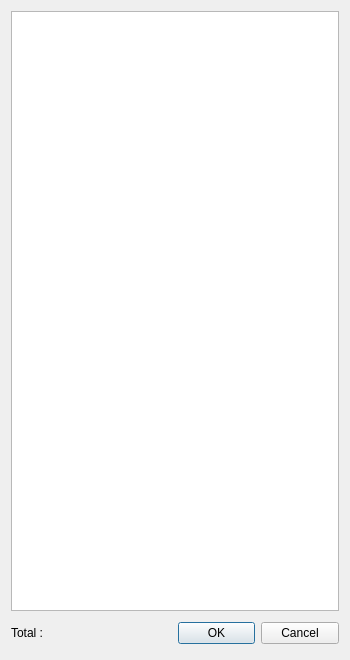
<?xml version="1.0" encoding="UTF-8"?>
<ui version="4.0">
 <class>CameraDialog</class>
 <widget class="QDialog" name="CameraDialog">
  <property name="geometry">
   <rect>
    <x>0</x>
    <y>0</y>
    <width>350</width>
    <height>660</height>
   </rect>
  </property>
  <property name="minimumSize">
   <size>
    <width>350</width>
    <height>0</height>
   </size>
  </property>
  <property name="windowTitle">
   <string>Dialog</string>
  </property>
  <layout class="QVBoxLayout" name="verticalLayout">
   <item>
    <widget class="QListView" name="listView"/>
   </item>
   <item>
    <layout class="QHBoxLayout" name="horizontalLayout">
     <item>
      <widget class="QLabel" name="label">
       <property name="minimumSize">
        <size>
         <width>50</width>
         <height>12</height>
        </size>
       </property>
       <property name="maximumSize">
        <size>
         <width>50</width>
         <height>12</height>
        </size>
       </property>
       <property name="text">
        <string>Total : </string>
       </property>
      </widget>
     </item>
     <item>
      <widget class="QLabel" name="labelCount">
       <property name="minimumSize">
        <size>
         <width>50</width>
         <height>12</height>
        </size>
       </property>
       <property name="maximumSize">
        <size>
         <width>50</width>
         <height>12</height>
        </size>
       </property>
       <property name="text">
        <string/>
       </property>
      </widget>
     </item>
     <item>
      <spacer name="horizontalSpacer_2">
       <property name="orientation">
        <enum>Qt::Horizontal</enum>
       </property>
       <property name="sizeHint" stdset="0">
        <size>
         <width>40</width>
         <height>20</height>
        </size>
       </property>
      </spacer>
     </item>
     <item>
      <widget class="QDialogButtonBox" name="buttonBox">
       <property name="minimumSize">
        <size>
         <width>161</width>
         <height>32</height>
        </size>
       </property>
       <property name="maximumSize">
        <size>
         <width>161</width>
         <height>32</height>
        </size>
       </property>
       <property name="orientation">
        <enum>Qt::Horizontal</enum>
       </property>
       <property name="standardButtons">
        <set>QDialogButtonBox::Cancel|QDialogButtonBox::Ok</set>
       </property>
      </widget>
     </item>
    </layout>
   </item>
  </layout>
 </widget>
 <resources/>
 <connections>
  <connection>
   <sender>buttonBox</sender>
   <signal>rejected()</signal>
   <receiver>CameraDialog</receiver>
   <slot>reject()</slot>
   <hints>
    <hint type="sourcelabel">
     <x>316</x>
     <y>260</y>
    </hint>
    <hint type="destinationlabel">
     <x>286</x>
     <y>274</y>
    </hint>
   </hints>
  </connection>
 </connections>
</ui>
